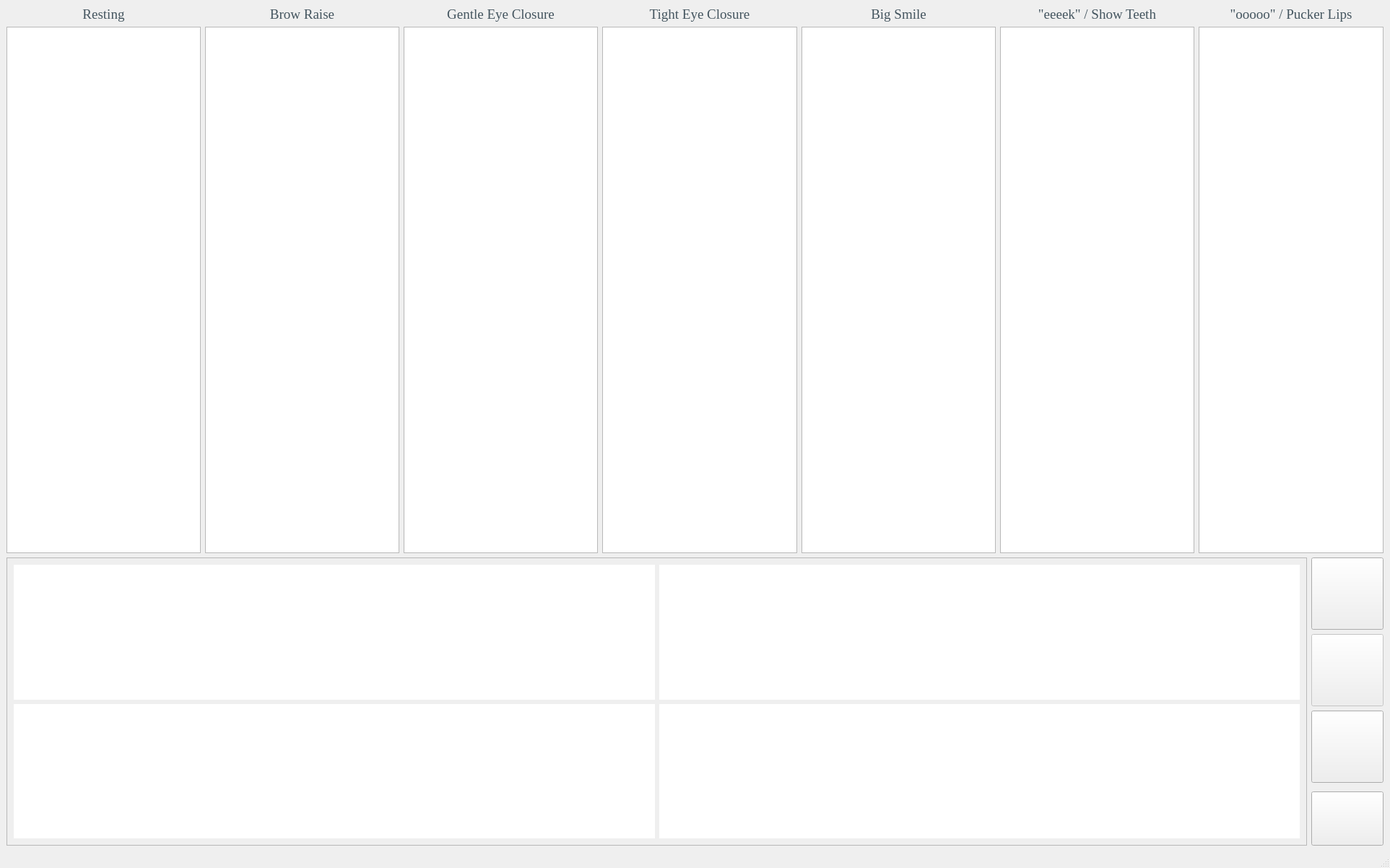
<?xml version="1.0" encoding="UTF-8"?>
<ui version="4.0">
 <class>MainWindow</class>
 <widget class="QMainWindow" name="MainWindow">
  <property name="geometry">
   <rect>
    <x>0</x>
    <y>0</y>
    <width>1925</width>
    <height>1202</height>
   </rect>
  </property>
  <property name="minimumSize">
   <size>
    <width>0</width>
    <height>220</height>
   </size>
  </property>
  <property name="windowTitle">
   <string>Emotrics+</string>
  </property>
  <property name="windowIcon">
   <iconset>
    <normaloff>../icons/Home_logo_square.jpg</normaloff>../icons/Home_logo_square.jpg</iconset>
  </property>
  <widget class="QWidget" name="centralwidget">
   <layout class="QGridLayout" name="gridLayout_3">
    <item row="6" column="1">
     <widget class="ThumbNailDisplay" name="browRaiseDisplay">
      <property name="minimumSize">
       <size>
        <width>250</width>
        <height>250</height>
       </size>
      </property>
     </widget>
    </item>
    <item row="6" column="4">
     <widget class="ThumbNailDisplay" name="bigSmileDisplay">
      <property name="minimumSize">
       <size>
        <width>250</width>
        <height>250</height>
       </size>
      </property>
     </widget>
    </item>
    <item row="6" column="3">
     <widget class="ThumbNailDisplay" name="tightEyeClosureDisplay">
      <property name="minimumSize">
       <size>
        <width>250</width>
        <height>250</height>
       </size>
      </property>
     </widget>
    </item>
    <item row="6" column="2">
     <widget class="ThumbNailDisplay" name="gentleEyeClosureDisplay">
      <property name="minimumSize">
       <size>
        <width>250</width>
        <height>250</height>
       </size>
      </property>
     </widget>
    </item>
    <item row="6" column="5">
     <widget class="ThumbNailDisplay" name="eeeekDisplay">
      <property name="minimumSize">
       <size>
        <width>250</width>
        <height>250</height>
       </size>
      </property>
     </widget>
    </item>
    <item row="7" column="0" rowspan="5" colspan="9">
     <widget class="QFrame" name="frame">
      <property name="sizePolicy">
       <sizepolicy hsizetype="Expanding" vsizetype="Expanding">
        <horstretch>0</horstretch>
        <verstretch>0</verstretch>
       </sizepolicy>
      </property>
      <property name="frameShape">
       <enum>QFrame::StyledPanel</enum>
      </property>
      <property name="frameShadow">
       <enum>QFrame::Plain</enum>
      </property>
      <layout class="QGridLayout" name="gridLayout_2">
       <item row="1" column="0" colspan="2">
        <widget class="MplWidget" name="totalPlot" native="true">
         <property name="sizePolicy">
          <sizepolicy hsizetype="Preferred" vsizetype="Preferred">
           <horstretch>0</horstretch>
           <verstretch>0</verstretch>
          </sizepolicy>
         </property>
         <property name="minimumSize">
          <size>
           <width>0</width>
           <height>0</height>
          </size>
         </property>
         <property name="maximumSize">
          <size>
           <width>16777215</width>
           <height>16777215</height>
          </size>
         </property>
         <property name="styleSheet">
          <string notr="true">background-color: rgb(255, 255, 255);</string>
         </property>
        </widget>
       </item>
       <item row="2" column="2" colspan="2">
        <widget class="MplWidget" name="synkinesisPlot" native="true">
         <property name="minimumSize">
          <size>
           <width>0</width>
           <height>0</height>
          </size>
         </property>
         <property name="styleSheet">
          <string notr="true">background-color: rgb(255, 255, 255);</string>
         </property>
        </widget>
       </item>
       <item row="1" column="2" colspan="2">
        <widget class="MplWidget" name="staticPlot" native="true">
         <property name="minimumSize">
          <size>
           <width>0</width>
           <height>0</height>
          </size>
         </property>
         <property name="styleSheet">
          <string notr="true">background-color: rgb(255, 255, 255);</string>
         </property>
        </widget>
       </item>
       <item row="2" column="0" colspan="2">
        <widget class="MplWidget" name="dynamicPlot" native="true">
         <property name="minimumSize">
          <size>
           <width>0</width>
           <height>0</height>
          </size>
         </property>
         <property name="styleSheet">
          <string notr="true">background-color: rgb(255, 255, 255);</string>
         </property>
        </widget>
       </item>
      </layout>
     </widget>
    </item>
    <item row="8" column="9" colspan="2">
     <widget class="QPushButton" name="pushButton">
      <property name="enabled">
       <bool>false</bool>
      </property>
      <property name="sizePolicy">
       <sizepolicy hsizetype="Fixed" vsizetype="Fixed">
        <horstretch>0</horstretch>
        <verstretch>0</verstretch>
       </sizepolicy>
      </property>
      <property name="minimumSize">
       <size>
        <width>100</width>
        <height>100</height>
       </size>
      </property>
      <property name="maximumSize">
       <size>
        <width>100</width>
        <height>100</height>
       </size>
      </property>
      <property name="text">
       <string/>
      </property>
      <property name="icon">
       <iconset>
        <normaloff>../icons/measurements.jpg</normaloff>../icons/measurements.jpg</iconset>
      </property>
      <property name="iconSize">
       <size>
        <width>100</width>
        <height>100</height>
       </size>
      </property>
     </widget>
    </item>
    <item row="5" column="6" colspan="5">
     <widget class="QLabel" name="label_9">
      <property name="minimumSize">
       <size>
        <width>0</width>
        <height>0</height>
       </size>
      </property>
      <property name="maximumSize">
       <size>
        <width>16777215</width>
        <height>16777215</height>
       </size>
      </property>
      <property name="font">
       <font>
        <family>Times New Roman</family>
        <pointsize>14</pointsize>
       </font>
      </property>
      <property name="styleSheet">
       <string notr="true">color: rgb(68, 85, 95);</string>
      </property>
      <property name="text">
       <string>&quot;ooooo&quot; / Pucker Lips</string>
      </property>
      <property name="alignment">
       <set>Qt::AlignCenter</set>
      </property>
     </widget>
    </item>
    <item row="11" column="9" colspan="2">
     <widget class="QPushButton" name="previousButton">
      <property name="sizePolicy">
       <sizepolicy hsizetype="Fixed" vsizetype="Fixed">
        <horstretch>0</horstretch>
        <verstretch>0</verstretch>
       </sizepolicy>
      </property>
      <property name="minimumSize">
       <size>
        <width>100</width>
        <height>75</height>
       </size>
      </property>
      <property name="maximumSize">
       <size>
        <width>100</width>
        <height>75</height>
       </size>
      </property>
      <property name="text">
       <string/>
      </property>
      <property name="icon">
       <iconset>
        <normaloff>../icons/previous.jpg</normaloff>../icons/previous.jpg</iconset>
      </property>
      <property name="iconSize">
       <size>
        <width>100</width>
        <height>100</height>
       </size>
      </property>
     </widget>
    </item>
    <item row="6" column="0">
     <widget class="ThumbNailDisplay" name="restingDisplay">
      <property name="minimumSize">
       <size>
        <width>250</width>
        <height>250</height>
       </size>
      </property>
     </widget>
    </item>
    <item row="5" column="4">
     <widget class="QLabel" name="label_8">
      <property name="sizePolicy">
       <sizepolicy hsizetype="Preferred" vsizetype="Fixed">
        <horstretch>0</horstretch>
        <verstretch>0</verstretch>
       </sizepolicy>
      </property>
      <property name="minimumSize">
       <size>
        <width>0</width>
        <height>0</height>
       </size>
      </property>
      <property name="maximumSize">
       <size>
        <width>16777215</width>
        <height>16777215</height>
       </size>
      </property>
      <property name="font">
       <font>
        <family>Times New Roman</family>
        <pointsize>14</pointsize>
       </font>
      </property>
      <property name="styleSheet">
       <string notr="true">color: rgb(68, 85, 95);</string>
      </property>
      <property name="text">
       <string>Big Smile</string>
      </property>
      <property name="alignment">
       <set>Qt::AlignCenter</set>
      </property>
     </widget>
    </item>
    <item row="6" column="6" colspan="5">
     <widget class="ThumbNailDisplay" name="oooooDisplay">
      <property name="sizePolicy">
       <sizepolicy hsizetype="Fixed" vsizetype="Expanding">
        <horstretch>0</horstretch>
        <verstretch>0</verstretch>
       </sizepolicy>
      </property>
      <property name="minimumSize">
       <size>
        <width>250</width>
        <height>250</height>
       </size>
      </property>
     </widget>
    </item>
    <item row="7" column="9" colspan="2">
     <widget class="QPushButton" name="matchIrisButton">
      <property name="sizePolicy">
       <sizepolicy hsizetype="Fixed" vsizetype="Fixed">
        <horstretch>0</horstretch>
        <verstretch>0</verstretch>
       </sizepolicy>
      </property>
      <property name="minimumSize">
       <size>
        <width>100</width>
        <height>100</height>
       </size>
      </property>
      <property name="maximumSize">
       <size>
        <width>100</width>
        <height>100</height>
       </size>
      </property>
      <property name="toolTipDuration">
       <number>-1</number>
      </property>
      <property name="text">
       <string/>
      </property>
      <property name="icon">
       <iconset>
        <normaloff>../icons/match_rest_to_all.jpg</normaloff>../icons/match_rest_to_all.jpg</iconset>
      </property>
      <property name="iconSize">
       <size>
        <width>100</width>
        <height>100</height>
       </size>
      </property>
     </widget>
    </item>
    <item row="9" column="9" colspan="2">
     <widget class="QPushButton" name="saveButton">
      <property name="enabled">
       <bool>true</bool>
      </property>
      <property name="sizePolicy">
       <sizepolicy hsizetype="Fixed" vsizetype="Fixed">
        <horstretch>0</horstretch>
        <verstretch>0</verstretch>
       </sizepolicy>
      </property>
      <property name="minimumSize">
       <size>
        <width>100</width>
        <height>100</height>
       </size>
      </property>
      <property name="maximumSize">
       <size>
        <width>100</width>
        <height>100</height>
       </size>
      </property>
      <property name="text">
       <string/>
      </property>
      <property name="icon">
       <iconset>
        <normaloff>../icons/save.jpg</normaloff>../icons/save.jpg</iconset>
      </property>
      <property name="iconSize">
       <size>
        <width>100</width>
        <height>100</height>
       </size>
      </property>
     </widget>
    </item>
    <item row="5" column="3">
     <widget class="QLabel" name="label_4">
      <property name="sizePolicy">
       <sizepolicy hsizetype="Preferred" vsizetype="Fixed">
        <horstretch>0</horstretch>
        <verstretch>0</verstretch>
       </sizepolicy>
      </property>
      <property name="minimumSize">
       <size>
        <width>0</width>
        <height>0</height>
       </size>
      </property>
      <property name="maximumSize">
       <size>
        <width>16777215</width>
        <height>16777215</height>
       </size>
      </property>
      <property name="font">
       <font>
        <family>Times New Roman</family>
        <pointsize>14</pointsize>
       </font>
      </property>
      <property name="styleSheet">
       <string notr="true">color: rgb(68, 85, 95);</string>
      </property>
      <property name="text">
       <string>Tight Eye Closure</string>
      </property>
      <property name="alignment">
       <set>Qt::AlignCenter</set>
      </property>
     </widget>
    </item>
    <item row="5" column="5">
     <widget class="QLabel" name="label_10">
      <property name="minimumSize">
       <size>
        <width>0</width>
        <height>0</height>
       </size>
      </property>
      <property name="maximumSize">
       <size>
        <width>16777215</width>
        <height>16777215</height>
       </size>
      </property>
      <property name="font">
       <font>
        <family>Times New Roman</family>
        <pointsize>14</pointsize>
       </font>
      </property>
      <property name="styleSheet">
       <string notr="true">color: rgb(68, 85, 95);</string>
      </property>
      <property name="text">
       <string>&quot;eeeek&quot; / Show Teeth</string>
      </property>
      <property name="alignment">
       <set>Qt::AlignCenter</set>
      </property>
     </widget>
    </item>
    <item row="5" column="2">
     <widget class="QLabel" name="label_3">
      <property name="minimumSize">
       <size>
        <width>0</width>
        <height>0</height>
       </size>
      </property>
      <property name="maximumSize">
       <size>
        <width>16777215</width>
        <height>16777215</height>
       </size>
      </property>
      <property name="font">
       <font>
        <family>Times New Roman</family>
        <pointsize>14</pointsize>
       </font>
      </property>
      <property name="styleSheet">
       <string notr="true">color: rgb(68, 85, 95);</string>
      </property>
      <property name="text">
       <string>Gentle Eye Closure</string>
      </property>
      <property name="alignment">
       <set>Qt::AlignCenter</set>
      </property>
     </widget>
    </item>
    <item row="5" column="1">
     <widget class="QLabel" name="label_2">
      <property name="minimumSize">
       <size>
        <width>0</width>
        <height>0</height>
       </size>
      </property>
      <property name="maximumSize">
       <size>
        <width>16777215</width>
        <height>16777215</height>
       </size>
      </property>
      <property name="font">
       <font>
        <family>Times New Roman</family>
        <pointsize>14</pointsize>
       </font>
      </property>
      <property name="styleSheet">
       <string notr="true">color: rgb(68, 85, 95);</string>
      </property>
      <property name="text">
       <string>Brow Raise</string>
      </property>
      <property name="alignment">
       <set>Qt::AlignCenter</set>
      </property>
     </widget>
    </item>
    <item row="5" column="0">
     <widget class="QLabel" name="label">
      <property name="minimumSize">
       <size>
        <width>0</width>
        <height>0</height>
       </size>
      </property>
      <property name="maximumSize">
       <size>
        <width>16777215</width>
        <height>16777215</height>
       </size>
      </property>
      <property name="font">
       <font>
        <family>Times New Roman</family>
        <pointsize>14</pointsize>
       </font>
      </property>
      <property name="styleSheet">
       <string notr="true">color: rgb(68, 85, 95);</string>
      </property>
      <property name="text">
       <string>Resting</string>
      </property>
      <property name="alignment">
       <set>Qt::AlignCenter</set>
      </property>
     </widget>
    </item>
   </layout>
  </widget>
  <widget class="QMenuBar" name="menubar">
   <property name="geometry">
    <rect>
     <x>0</x>
     <y>0</y>
     <width>1925</width>
     <height>26</height>
    </rect>
   </property>
  </widget>
  <widget class="QStatusBar" name="statusbar"/>
 </widget>
 <customwidgets>
  <customwidget>
   <class>MplWidget</class>
   <extends>QWidget</extends>
   <header>MplWidget.h</header>
   <container>1</container>
  </customwidget>
  <customwidget>
   <class>ThumbNailDisplay</class>
   <extends>QGraphicsView</extends>
   <header>ThumbNailDisplay.h</header>
  </customwidget>
 </customwidgets>
 <resources/>
 <connections/>
</ui>
